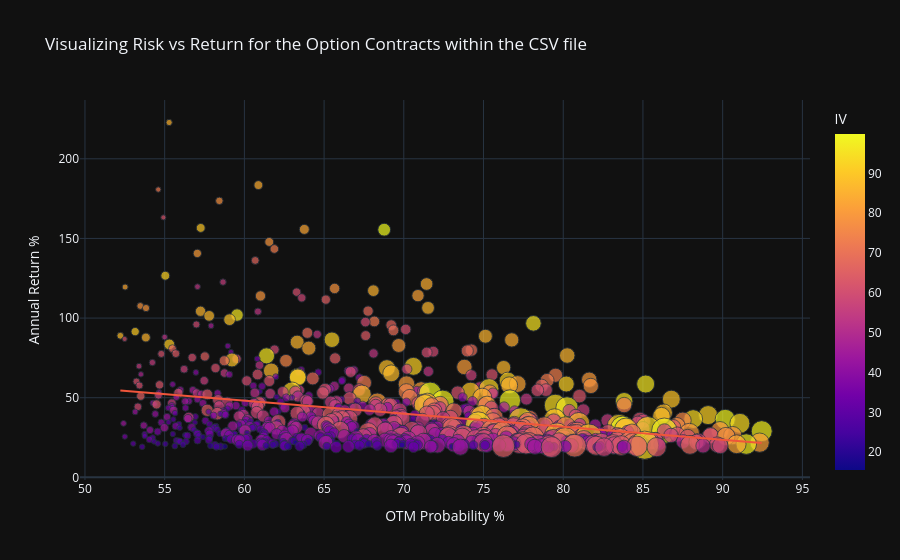

Write notebook code for a chart like this one.
### Code cell
# Creating a Scatter Plot
fig = px.scatter(
    df,
    x='OTM Prob',
    y='Ann Rtn',
    title='Visualizing Risk vs Return for the Option Contracts within the CSV file',
    labels={
        'OTM Prob': 'Out of the Money Probability',
        'Ann Rtn': 'Annualized Return (%)',
    },
    hover_data=df.columns,
    # Adding a trendline using OLS regression
    trendline='ols',
    size='Moneyness',
    color='IV'
)

fig.update_layout(
    xaxis=dict(title='OTM Probability %'),
    yaxis=dict(title='Annual Return %'),
    template='plotly_dark'
)

fig.show()

### Figure 1 — Plotly figure (JSON) as saved in the notebook; plotly's stock layout.template omitted (floating-point values rounded to 4 significant figures; data arrays with more than 128 entries replaced by an {"elided": "..."} marker saying what was removed)
{"data": [{"customdata": {"elided": "796x11 mixed values"}, "hovertemplate": "Out of the Money Probability=%{x}<br>Annualized Return (%)=%{y}<br>Moneyness=%{customdata[4]}<br>Symbol=%{customdata[0]}<br>Price~=%{customdata[1]}<br>Exp Date=%{customdata[2]}<br>Strike=%{customdata[3]}<br>BE%=%{customdata[5]}<br>Volume=%{customdata[6]}<br>Open Int=%{customdata[7]}<br>IV=%{marker.color}<br>Delta=%{customdata[9]}<br>Ptnl Rtn=%{customdata[10]}<extra></extra>", "legendgroup": "", "marker": {"color": {"elided": "796 float values"}, "coloraxis": "coloraxis", "size": {"elided": "796 float values"}, "sizemode": "area", "sizeref": 0.0797, "symbol": "circle"}, "mode": "markers", "name": "", "orientation": "v", "showlegend": false, "type": "scatter", "x": {"elided": "796 float values"}, "xaxis": "x", "y": {"elided": "796 float values"}, "yaxis": "y"}, {"hovertemplate": "<b>OLS trendline</b><br>Ann Rtn = -0.820692 * OTM Prob + 97.4695<br>R<sup>2</sup>=0.091168<br><br>Out of the Money Probability=%{x}<br>Annualized Return (%)=%{y} <b>(trend)</b><extra></extra>", "legendgroup": "", "marker": {"symbol": "circle"}, "mode": "lines", "name": "", "showlegend": false, "type": "scatter", "x": {"elided": "796 float values"}, "xaxis": "x", "y": {"elided": "796 float values"}, "yaxis": "y"}], "layout": {"coloraxis": {"colorbar": {"title": {"text": "IV"}}, "colorscale": [[0, "#0d0887"], [0.1111, "#46039f"], [0.2222, "#7201a8"], [0.3333, "#9c179e"], [0.4444, "#bd3786"], [0.5556, "#d8576b"], [0.6667, "#ed7953"], [0.7778, "#fb9f3a"], [0.8889, "#fdca26"], [1, "#f0f921"]]}, "legend": {"itemsizing": "constant", "tracegroupgap": 0}, "title": {"text": "Visualizing Risk vs Return for the Option Contracts within the CSV file"}, "xaxis": {"anchor": "y", "domain": [0, 1], "title": {"text": "OTM Probability %"}}, "yaxis": {"anchor": "x", "domain": [0, 1], "title": {"text": "Annual Return %"}}}}
